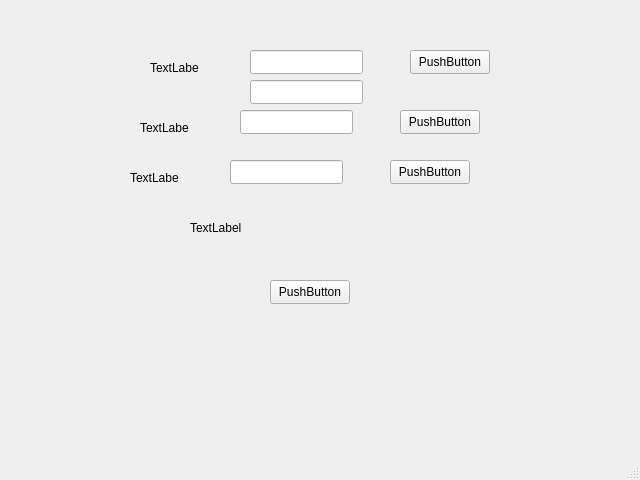
<?xml version="1.0" encoding="UTF-8"?>
<ui version="4.0">
 <class>mainGUI</class>
 <widget class="QMainWindow" name="mainGUI">
  <property name="geometry">
   <rect>
    <x>0</x>
    <y>0</y>
    <width>640</width>
    <height>480</height>
   </rect>
  </property>
  <property name="windowTitle">
   <string>MainWindow</string>
  </property>
  <widget class="QWidget" name="centralwidget">
   <widget class="QLineEdit" name="lineEdit_key">
    <property name="geometry">
     <rect>
      <x>250</x>
      <y>50</y>
      <width>113</width>
      <height>24</height>
     </rect>
    </property>
   </widget>
   <widget class="QLabel" name="label">
    <property name="geometry">
     <rect>
      <x>150</x>
      <y>60</y>
      <width>49</width>
      <height>16</height>
     </rect>
    </property>
    <property name="text">
     <string>TextLabel</string>
    </property>
   </widget>
   <widget class="QPushButton" name="insertButton">
    <property name="geometry">
     <rect>
      <x>410</x>
      <y>50</y>
      <width>80</width>
      <height>24</height>
     </rect>
    </property>
    <property name="text">
     <string>PushButton</string>
    </property>
   </widget>
   <widget class="QPushButton" name="pushButton_2">
    <property name="geometry">
     <rect>
      <x>400</x>
      <y>110</y>
      <width>80</width>
      <height>24</height>
     </rect>
    </property>
    <property name="text">
     <string>PushButton</string>
    </property>
   </widget>
   <widget class="QLineEdit" name="lineEdit_2">
    <property name="geometry">
     <rect>
      <x>240</x>
      <y>110</y>
      <width>113</width>
      <height>24</height>
     </rect>
    </property>
   </widget>
   <widget class="QLabel" name="label_2">
    <property name="geometry">
     <rect>
      <x>140</x>
      <y>120</y>
      <width>49</width>
      <height>16</height>
     </rect>
    </property>
    <property name="text">
     <string>TextLabel</string>
    </property>
   </widget>
   <widget class="QPushButton" name="pushButton_3">
    <property name="geometry">
     <rect>
      <x>390</x>
      <y>160</y>
      <width>80</width>
      <height>24</height>
     </rect>
    </property>
    <property name="text">
     <string>PushButton</string>
    </property>
   </widget>
   <widget class="QLineEdit" name="lineEdit_3">
    <property name="geometry">
     <rect>
      <x>230</x>
      <y>160</y>
      <width>113</width>
      <height>24</height>
     </rect>
    </property>
   </widget>
   <widget class="QLabel" name="label_3">
    <property name="geometry">
     <rect>
      <x>130</x>
      <y>170</y>
      <width>49</width>
      <height>16</height>
     </rect>
    </property>
    <property name="text">
     <string>TextLabel</string>
    </property>
   </widget>
   <widget class="QPushButton" name="pushButton_4">
    <property name="geometry">
     <rect>
      <x>270</x>
      <y>280</y>
      <width>80</width>
      <height>24</height>
     </rect>
    </property>
    <property name="text">
     <string>PushButton</string>
    </property>
   </widget>
   <widget class="QLabel" name="label_4">
    <property name="geometry">
     <rect>
      <x>190</x>
      <y>220</y>
      <width>301</width>
      <height>16</height>
     </rect>
    </property>
    <property name="text">
     <string>TextLabel</string>
    </property>
   </widget>
   <widget class="QLineEdit" name="lineEdit_data">
    <property name="geometry">
     <rect>
      <x>250</x>
      <y>80</y>
      <width>113</width>
      <height>24</height>
     </rect>
    </property>
   </widget>
  </widget>
  <widget class="QMenuBar" name="menubar">
   <property name="geometry">
    <rect>
     <x>0</x>
     <y>0</y>
     <width>640</width>
     <height>21</height>
    </rect>
   </property>
  </widget>
  <widget class="QStatusBar" name="statusbar"/>
 </widget>
 <resources/>
 <connections/>
</ui>
